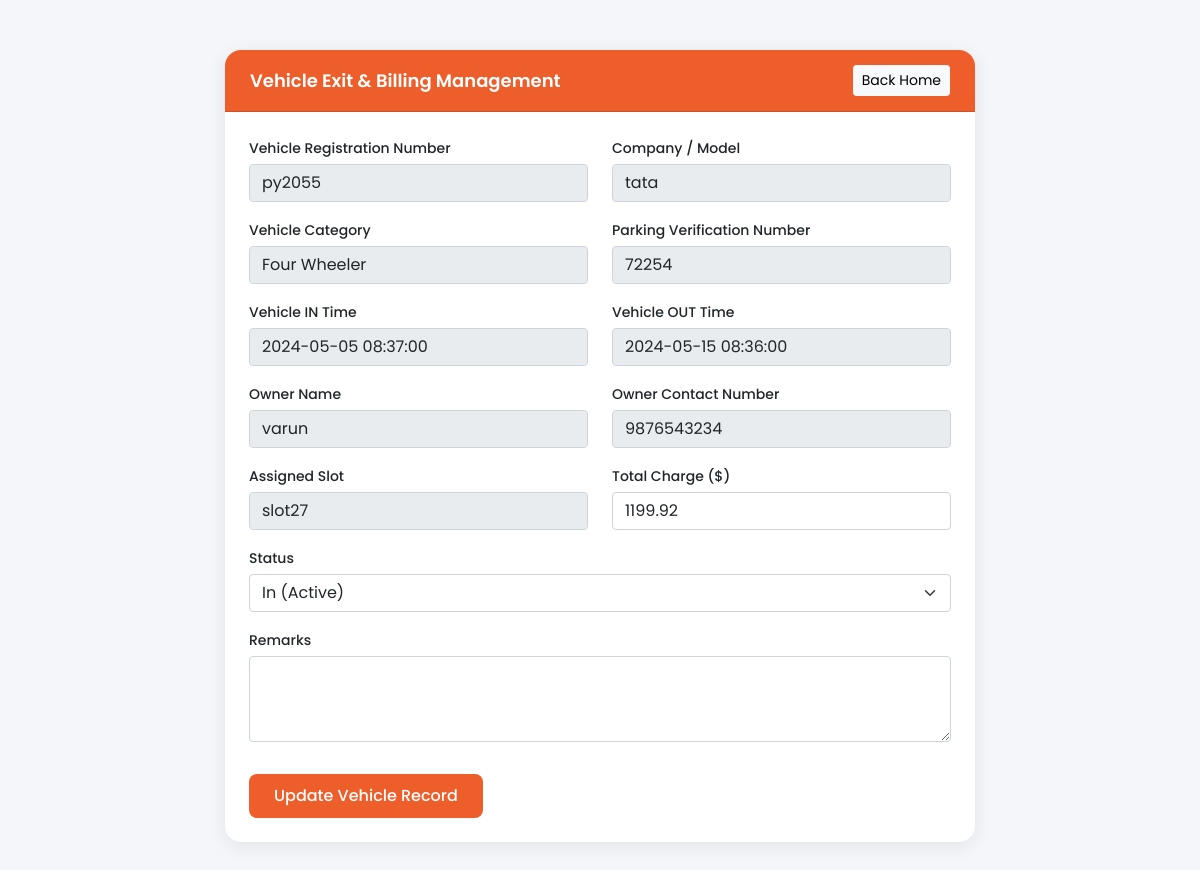
Screenshot of /outgoing-detail.php?updateid=138 (signed in) with the database file from the repository.
### tables this page shows
CREATE TABLE `vehicle_info` (
  `ID` int(10) NOT NULL,
  `ParkingNumber` varchar(120) DEFAULT NULL,
  `VehicleCategory` varchar(120) NOT NULL,
  `VehicleCompanyname` varchar(120) DEFAULT NULL,
  `RegistrationNumber` varchar(120) DEFAULT NULL,
  `OwnerName` varchar(120) DEFAULT NULL,
  `OwnerContactNumber` bigint(10) DEFAULT NULL,
  `InTime` timestamp NULL DEFAULT current_timestamp(),
  `OutTime` timestamp NULL DEFAULT NULL ON UPDATE current_timestamp(),
  `ParkingCharge` varchar(120) NOT NULL,
  `Remark` mediumtext NOT NULL,
  `Status` varchar(5) NOT NULL,
  `slot_number` varchar(100) NOT NULL
);

### outgoing-detail.php (the view, shortened to what this page needs)
<?php
require_once "database.php";
$cid = isset($_GET['updateid']) ? (int)$_GET['updateid'] : 0;
$vehicle = null;
if ($cid > 0) {
    $stmt = mysqli_prepare($conn, "SELECT * FROM vehicle_info WHERE ID = ?");
    if ($stmt) {
        mysqli_stmt_bind_param($stmt, "i", $cid);
        mysqli_stmt_execute($stmt);
        $res = mysqli_stmt_get_result($stmt);
        $vehicle = mysqli_fetch_assoc($res);
    }
}
?>
<!DOCTYPE html>
<html lang="en">
<head>
  <link rel="stylesheet" href="https://cdn.jsdelivr.net/npm/bootstrap@5.0.1/dist/css/bootstrap.min.css">
</head>
<body>
  <div class="card">
    <div class="card-header d-flex justify-content-between align-items-center">
      <span>Vehicle Exit & Billing Management</span>
      <a href="index.php" class="btn btn-sm btn-light">Back Home</a>
    </div>
    <div class="card-body p-4">
      <?php if ($vehicle): ?>
        <form method="POST">
          <div class="row">
            <div class="col-md-6 form-group">
              <label>Vehicle Registration Number</label>
              <input type="text" class="form-control" value="<?php echo htmlspecialchars($vehicle['RegistrationNumber']); ?>" readonly>
            </div>
            <div class="col-md-6 form-group">
              <label>Company / Model</label>
              <input type="text" class="form-control" value="<?php echo htmlspecialchars($vehicle['VehicleCompanyname']); ?>" readonly>
            </div>
            <div class="col-md-6 form-group">
              <label>Vehicle Category</label>
              <input type="text" class="form-control" value="<?php echo htmlspecialchars($vehicle['VehicleCategory']); ?>" readonly>
            </div>
            <div class="col-md-6 form-group">
              <label>Parking Verification Number</label>
              <input type="text" class="form-control" value="<?php echo htmlspecialchars($vehicle['ParkingNumber']); ?>" readonly>
            </div>
            <div class="col-md-6 form-group">
              <label>Vehicle IN Time</label>
              <input type="text" class="form-control" value="<?php echo htmlspecialchars($vehicle['InTime']); ?>" readonly>
            </div>
            <div class="col-md-6 form-group">
              <label>Vehicle OUT Time</label>
              <input type="text" class="form-control" value="<?php echo htmlspecialchars($vehicle['OutTime'] ?: 'In Progress'); ?>" readonly>
            </div>
            <div class="col-md-6 form-group">
              <label>Owner Name</label>
              <input type="text" class="form-control" value="<?php echo htmlspecialchars($vehicle['OwnerName']); ?>" readonly>
            </div>
            <div class="col-md-6 form-group">
              <label>Owner Contact Number</label>
              <input type="text" class="form-control" value="<?php echo htmlspecialchars($vehicle['OwnerContactNumber']); ?>" readonly>
            </div>
            <div class="col-md-6 form-group">
              <label>Assigned Slot</label>
              <input type="text" class="form-control" value="<?php echo htmlspecialchars($vehicle['slot_number']); ?>" readonly>
            </div>
            <div class="col-md-6 form-group">
              <label>Total Charge ($)</label>
              <input type="number" step="0.01" class="form-control" name="parkingcharge" value="<?php echo htmlspecialchars($vehicle['ParkingCharge']); ?>">
            </div>
            <div class="col-md-12 form-group">
              <label>Status</label>
              <select name="status" class="form-select">
                <option value="In" <?php if ($vehicle['Status'] !== 'Out') echo 'selected'; ?>>In (Active)</option>
              </select>
            </div>
            <div class="col-md-12 form-group">
              <label>Remarks</label>
              <textarea class="form-control" name="remark" rows="3"><?php echo htmlspecialchars($vehicle['Remark']); ?></textarea>
            </div>
          </div>
          <button type="submit" name="submit-in" class="btn-submit mt-3">Update Vehicle Record</button>
        </form>
      <?php else: ?>
        <p class="text-muted">No vehicle selected or invalid update ID. <a href="index.php">Return to home</a>.</p>
      <?php endif; ?>
    </div>
  </div>
</body>
</html>

### outgoing-detail.php (style rules this page uses)
* { font-family: "Poppins", sans-serif; }
body { background: #f4f6f9; min-height: 100vh; padding: 20px; }
.card { border-radius: 16px; border: none; box-shadow: 0 4px 20px rgba(0,0,0,0.08); margin: 30px auto; max-width: 750px; }
.card-header { background: #ed5e2b; color: white; border-radius: 16px 16px 0 0 !important; font-weight: 600; font-size: 18px; padding: 15px 25px; }
.form-group { margin-bottom: 16px; }
.form-group label { font-weight: 500; font-size: 14px; margin-bottom: 5px; }
.btn-submit { background: #ed5e2b; color: white; border: none; padding: 10px 25px; border-radius: 8px; font-weight: 500; }

### rows the page displays
vehicle_info: RegistrationNumber "py2055", VehicleCompanyname "tata", VehicleCategory "Four Wheeler", ParkingNumber "72254", InTime "2024-05-05 08:37:00", OutTime "2024-05-15 08:36:00", OwnerName "varun", OwnerContactNumber "9876543234", slot_number "slot27", parkingcharge "1199.92", status "In (Active)"
